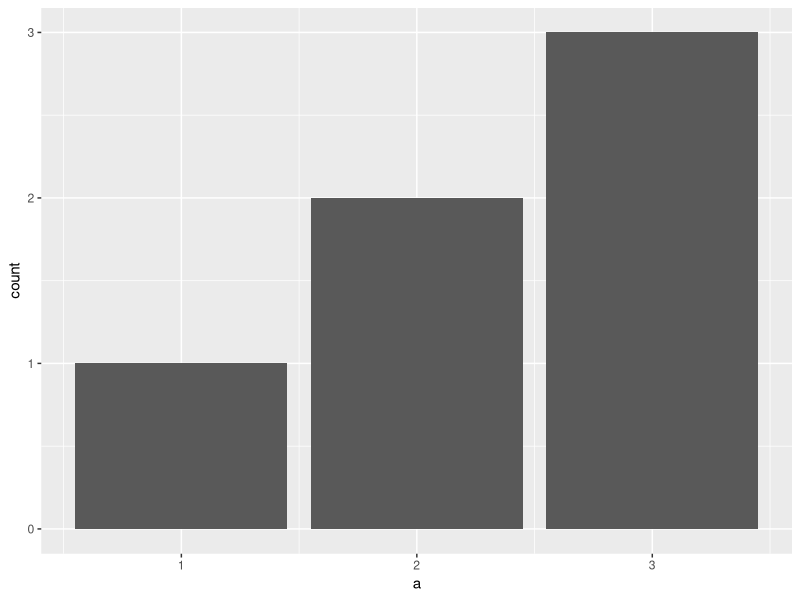
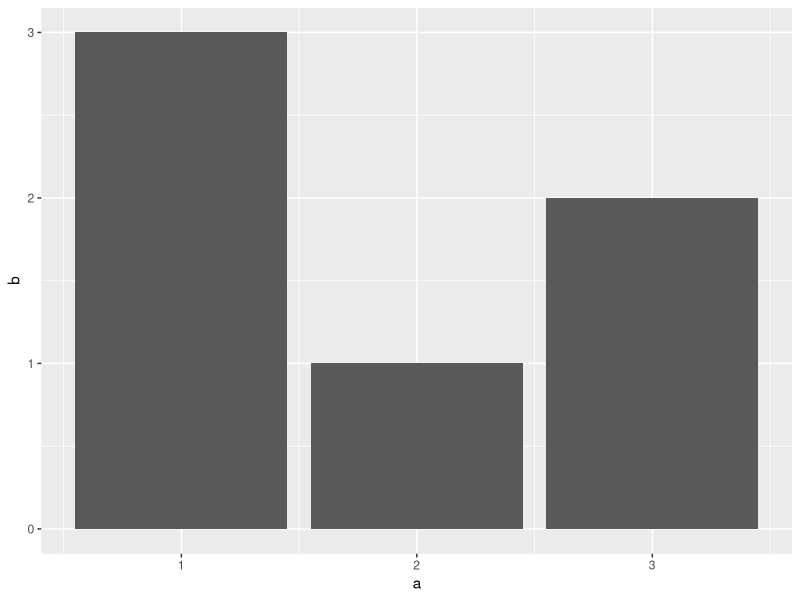
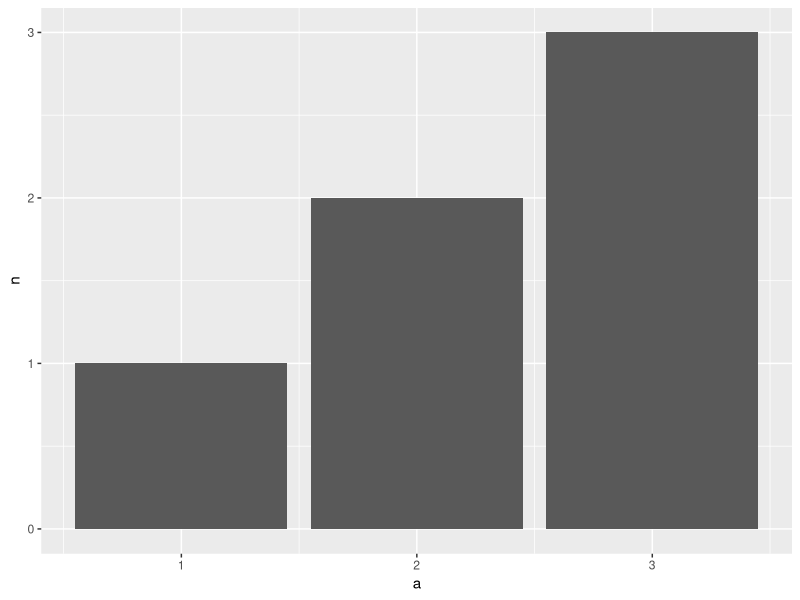
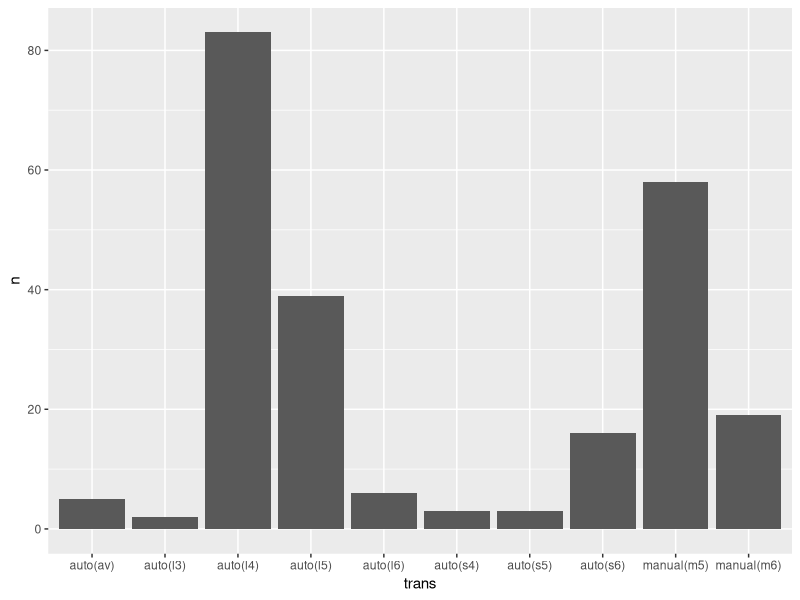
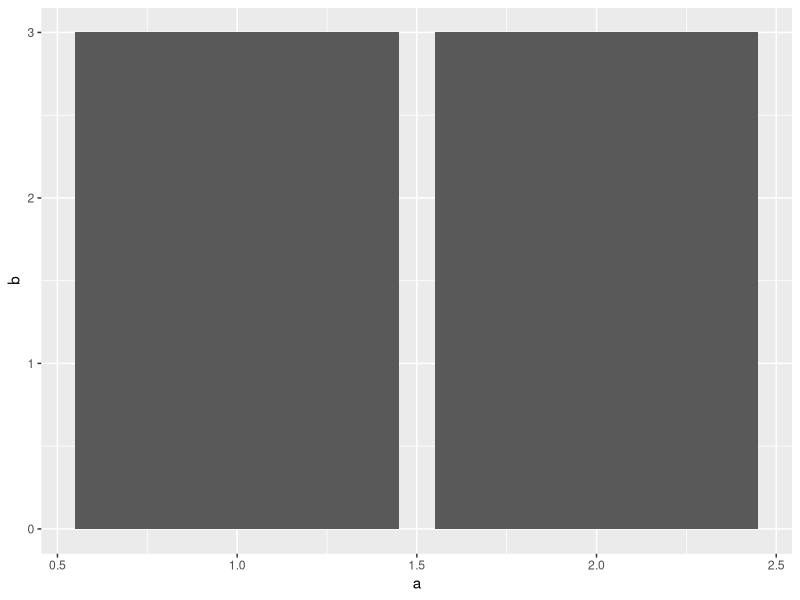
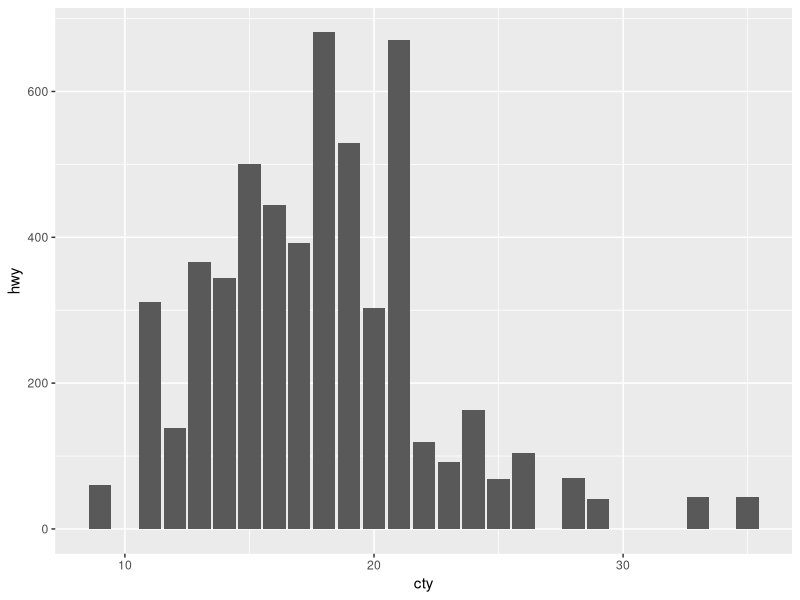
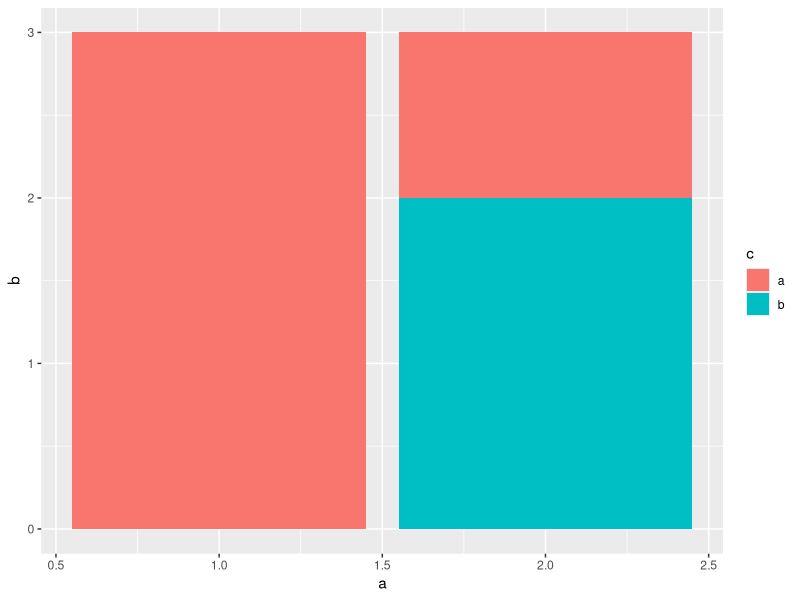
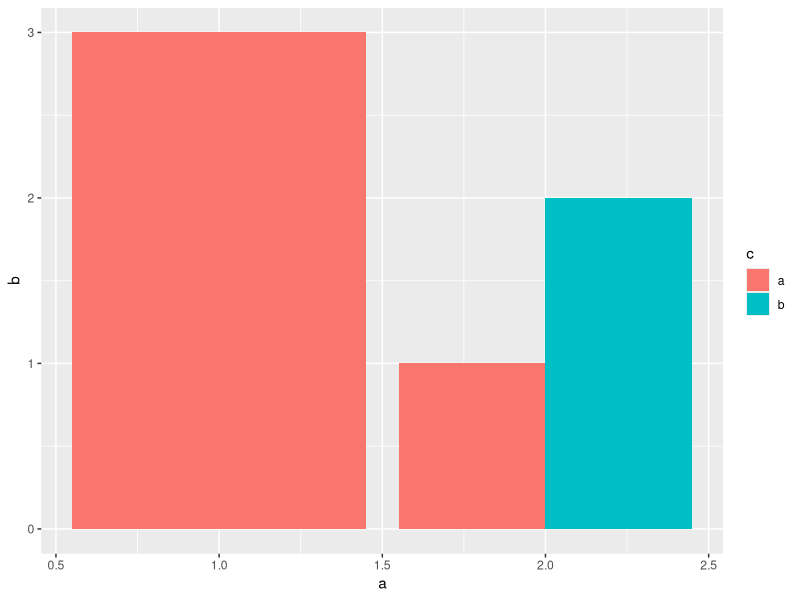

Recreate these plots in R, in order.
## ---- chunk 1
# knitr options
knitr::opts_chunk$set(echo = TRUE)
## ---- chunk 2
library(tidyverse)
## ---- chunk 3
## NOTE: Do not edit this
tibble(a = c(1, 2, 2, 3, 3, 3)) %>% 
  ggplot(aes(x = a)) +
  geom_bar()
## ---- chunk 4
## NOTE: Do not edit this
tibble(
  a = c(1, 2, 3),
  b = c(3, 1, 2)
) %>% 
  ggplot(aes(x = a, y = b)) +
  geom_col()
## ---- chunk 5
## NOTE: Do not edit this
tibble(a = c(1, 2, 2, 3, 3, 3)) %>% 
  count(a) %>% # Count adds the column `n` of counts
  ggplot(aes(x = a, y = n)) +
  geom_col()
## ---- chunk 6
mpg %>%
  count(trans) |> 
  ggplot(aes(x = trans, y = n)) +
  geom_col()
## ---- chunk 7
## NOTE: Do not edit this
tibble(
  a = c(1, 2, 2), # Note that our x aesthetic (a) has repeat values
  b = c(3, 1, 2)  # Hence, we have two different b values for a == 2
) %>% 
  ggplot(aes(x = a, y = b)) +
  geom_col()
## ---- chunk 8
## NOTE: Run this chunk for an illustration
mpg %>% filter(cty == 20)
## ---- chunk 9
mpg %>%
  ggplot(aes(x = cty, y = hwy)) +
  geom_col()
## ---- chunk 10
## NOTE: Do not edit this
tibble(
  a = c(1, 2, 2),
  b = c(3, 1, 2),
  c = c("a", "a", "b")
) %>% 
  ggplot(aes(x = a, y = b, fill = c)) +
  geom_col()
## ---- chunk 11
## NOTE: Do not edit this
tibble(
  a = c(1, 2, 2),
  b = c(3, 1, 2),
  c = c("a", "a", "b")
) %>% 
  ggplot(aes(x = a, y = b, fill = c)) +
  geom_col(position = "dodge")
## ---- chunk 12
## TODO: Run this code without changing, describe your observations on the data
mpg %>%
  ggplot(aes(x = class, fill = class)) +
  geom_bar()
## ---- chunk 13
## TODO: Run this code without changing, describe your observations on the data
mpg %>%
  ggplot(aes(class, fill = drv)) +
  geom_bar()
## ---- chunk 14
mpg %>%
  ggplot(aes(x = manufacturer, fill = class)) +
  geom_bar(position = "dodge") +
  theme(axis.text.x = element_text(angle = 270, vjust = 0.5, hjust = 0))
## ---- chunk 15
## NOTE: Do not edit this
tibble(
  a = c(1, 2, 1, 2),
  b = c(3, 1, 2, 2),
  c = c("a", "a", "b", "b")
) %>% 
  ggplot(aes(x = a, y = b)) +
  geom_col() +
  facet_wrap(~c)
## ---- chunk 16
## NOTE: Do not edit this
# Horizontal facets
tibble(
  a = c(1, 2, 1, 2),
  b = c(3, 1, 2, 2),
  c = c("a", "a", "b", "b")
) %>% 
  ggplot(aes(x = a, y = b)) +
  geom_col() +
  facet_grid(~c)
# Vertical facets
tibble(
  a = c(1, 2, 1, 2),
  b = c(3, 1, 2, 2),
  c = c("a", "a", "b", "b")
) %>% 
  ggplot(aes(x = a, y = b)) +
  geom_col() +
  facet_grid(c ~ .)
# Two-way faceting
tibble(
  a = c(1, 2, 1, 2, 1, 2),
  b = c(3, 1, 2, 2, 3, 1),
  c = c("a", "a", "b", "b", "a", "a"),
  d = c("a", "a", "a", "a", "b", "b")
) %>% 
  ggplot(aes(x = a, y = b)) +
  geom_col() +
  facet_grid(c ~ d)
## ---- chunk 17
mpg %>%
  ggplot(aes(x = cyl)) +
  geom_bar() +
  facet_grid(~ manufacturer)
